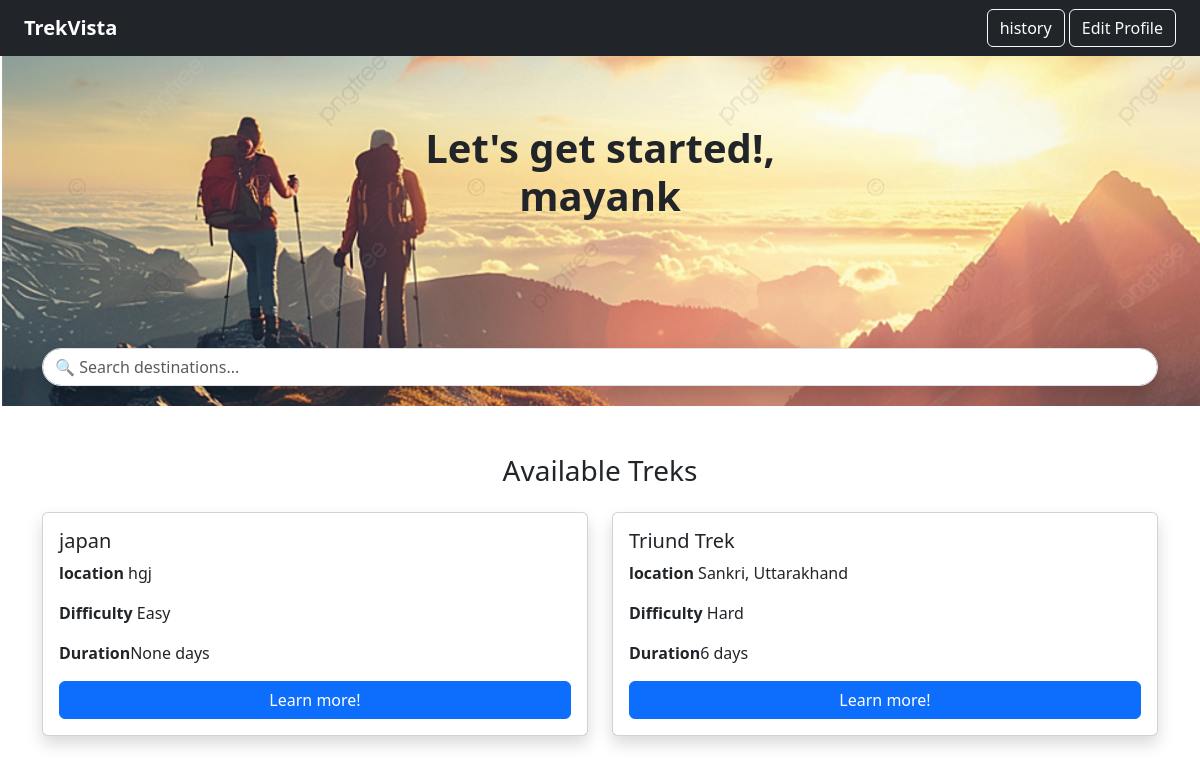
/user_dashboard (signed in), run on the app's committed database.
### application/model.py (models this page shows)
class User(db.Model):
    user_id=db.Column(db.Integer,primary_key=True)
    user_name = db.Column(db.String(100),nullable = False)
    email=db.Column(db.String(100),unique=True, nullable=False)
    password=db.Column(db.String(200),nullable=False)
    mobile = db.Column(db.String(15), nullable=False)
    is_blacklisted = db.Column(db.Boolean, default=False)
    created_at= db.Column(db.DateTime, default=datetime.utcnow)
    status=db.Column(db.String,default="Approved" )
    bookings = db.relationship("Booking", backref="user")

class Trek(db.Model):
    trek_id=db.Column(db.Integer,primary_key=True)
    trek_name = db.Column(db.String,nullable = False)
    location = db.Column(db.String,nullable = False)
    difficulty = db.Column(db.String,nullable = False)
    duration =db.Column(db.Integer)
    available_slots =db.Column(db.Integer, nullable=False)
    assigned_staff_id =db.Column(db.Integer,db.ForeignKey("staff.staff_id"), nullable=True)
    status=db.Column(db.String(100),default="Open")
    start_date=db.Column(db.DateTime)
    end_date=db.Column(db.DateTime)
    payment_status = db.Column(db.String,default="Pending")
    is_closed = db.Column(db.Boolean, default=False)
    created_at =  db.Column(db.DateTime, default=datetime.utcnow)
    bookings = db.relationship("Booking", backref="trek")

### application/routes.py (the view)
@app.route("/user_dashboard")
def user_dashboard():
    user_id = session.get("user_id")
    if not user_id:
        return redirect("/login")
    user = User.query.get(user_id)
    treks = Trek.query.all()
    return render_template(
        "user/user_dashboard.html",
        user=user,
        treks=treks
    )

### templates/User/user_dashboard.html (shortened to what this page needs)
<!DOCTYPE html>
<html lang="en">
<head>
     <link href="https://cdn.jsdelivr.net/npm/bootstrap@5.3.8/dist/css/bootstrap.min.css" rel="stylesheet"
>
</head>
<body>
 <nav class="navbar navbar-expand-lg navbar-dark bg-dark px-4">
    <a class="navbar-brand fw-bold">TrekVista</a>
        <div class="ms-auto">
        <a href="" class="btn text-white btn-outline-light">
            history
        </a>
        <a href="" class="btn btn-outline-light">
            Edit Profile
        </a>
    </div>
</nav>
    <div class="container-fluid d-flex justify-content-center align-items-center"
    style="
    height: 350px;;
    background-image:url('/static/images/Screenshot\ 2026-06-02\ 162819.png');
    background-size:cover;
    background-position:top center;
    background-repeat:no-repeat;
">
<div class="container mt-5">
    <h1 class="text-center  fw-bold">
        Let's get started!,<br>
        {{ user.user_name }}
    </h1>
    <br>
    <br>
    <br>
    <br>
    <form class="d-flex justify-content-center mt-4">
    <input
        class="form-control w-70 rounded-pill shadow"
        type="search"
        placeholder="🔍 Search destinations..."
    >
</form>
</div>
</div>
<div class="container mt-5">
    <h3 class="mb-4 text-center">Available Treks</h3>
    <div class="row">
        {% for trek in treks %}
        <div class="col-md-6 mb-4">
            <div class="card shadow h-100">
                <div class="card-body">
                    <h5 class="card-title">{{ trek.trek_name }}</h5>
                    <p><strong>location</strong> {{ trek.location if trek.location else "N/A" }}</p>
                    <p><strong>Difficulty</strong> {{ trek.difficulty }}</p>
                    <p><strong>Duration</strong>{{ trek.duration if trek.duration else 'Not set' }} days</p>
                    <button type="submit" class="btn btn-primary w-100">
            Learn more!
        </button>
            </div>
            </div>
            </div>
        {%endfor%}
</body>
</html>

### data on the page
User: user_name "mayank"
Trek: trek_name "japan", location "hgj", difficulty "Easy", duration "None"
Trek: trek_name "Triund Trek", location "Sankri, Uttarakhand", difficulty "Hard", duration "6"
